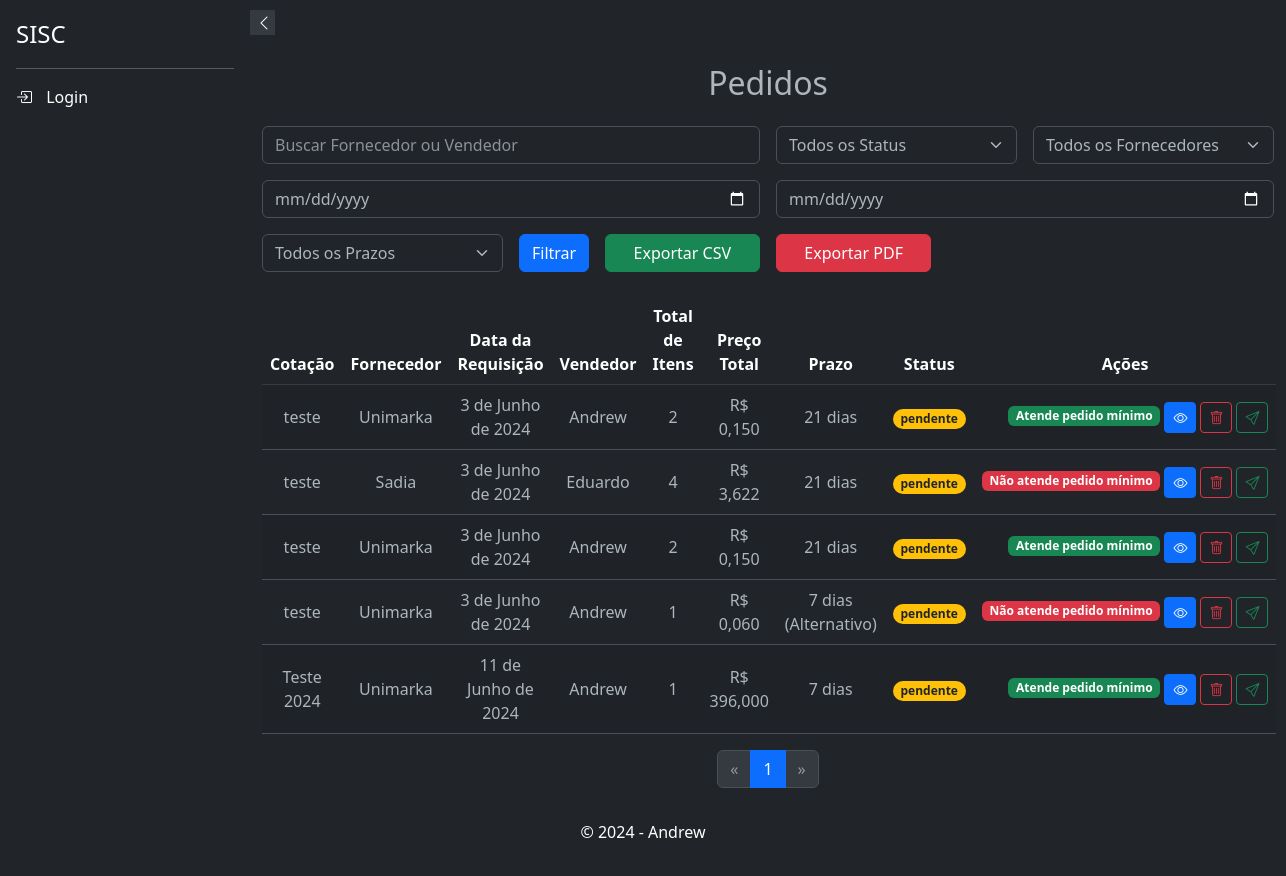
The page /respostas/pedidos/ on the database as committed earlier.
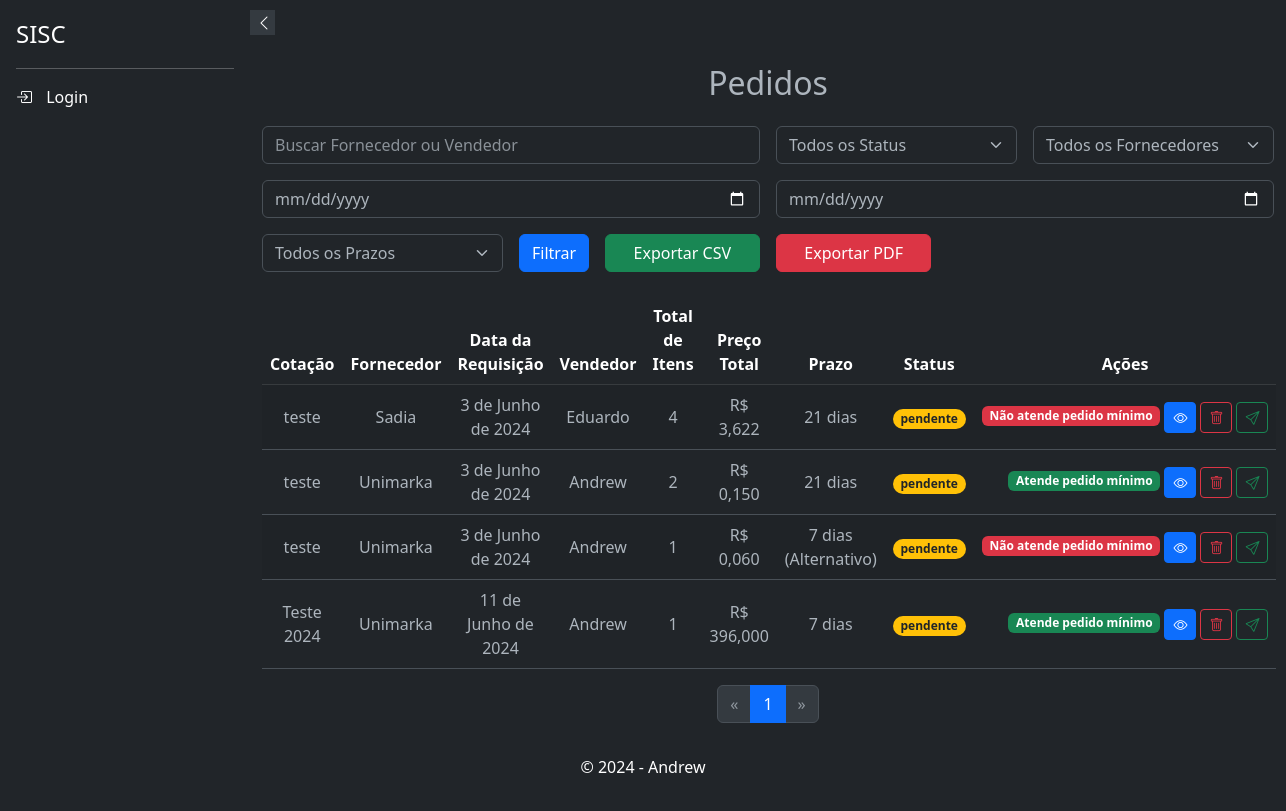
The same page on the database as committed later.
### respostas/models.py (models this page shows, shortened)
class PedidoAgrupado(models.Model):
    fornecedor = models.ForeignKey(Supplier, on_delete=models.CASCADE, verbose_name="Fornecedor")
    cotacao = models.ForeignKey(Cotacao, on_delete=models.CASCADE)
    data_requisicao = models.DateField(verbose_name="Data da Requisição")
    status = models.CharField(max_length=50, choices=[
        ('pendente', 'Pendente'),
        ('concluido', 'Concluído'),
        ('cancelado', 'Cancelado'),
    ], default='pendente', verbose_name="Status do Pedido")
    usuario_criador = models.ForeignKey(settings.AUTH_USER_MODEL, on_delete=models.SET_NULL, null=True)
    @property
    def total_itens(self):
        return self.pedidos.count()
    @property
    def preco_total(self):
        return sum(item.preco_total for item in self.pedidos.all())

class Pedido(models.Model):
    produto = models.ForeignKey(Product, on_delete=models.CASCADE, verbose_name="Produto")
    quantidade = models.DecimalField(max_digits=10, decimal_places=3, verbose_name="Quantidade")
    tipo_volume = models.CharField(max_length=50, choices=Product.UNIDADE_CHOICES, verbose_name="Tipo de Volume")
    preco = models.DecimalField(max_digits=10, decimal_places=3, verbose_name="Preço")
    prazo_alternativo_selecionado = models.BooleanField(default=False, verbose_name="Prazo Alternativo Selecionado")
    prazo_alternativo = models.PositiveIntegerField(null=True, blank=True, verbose_name="Prazo Alternativo")
    observacoes = models.TextField(blank=True, null=True, verbose_name="Observações")
    pedido_agrupado = models.ForeignKey(PedidoAgrupado, related_name='pedidos', on_delete=models.CASCADE, verbose_name="Pedido Agrupado", null=True, default=None)
    @property
    def preco_total(self):
        if self.tipo_volume in ['Cx', 'Dp', 'Fd', 'Pct', 'Tp']:  # Tipos de volume que consideram quantidade por volume
            quantidade_unitaria = self.produto.quantidade_por_volume or 1
            return self.preco * self.quantidade * quantidade_unitaria
        elif self.tipo_volume == 'Kg':  # Considerando que 'Kg' representa quilo
            return self.preco * self.quantidade
        else:
            return self.preco * self.quantidade
    class Meta:
        verbose_name = "Pedido"
        verbose_name_plural = "Pedidos"

### cotacao/models.py (models this page shows, shortened)
class Cotacao(models.Model):
    uuid = models.UUIDField(default=uuid.uuid4, editable=False, unique=True)
    nome = models.CharField(max_length=200)
    departamento = models.ForeignKey(Departamento, on_delete=models.SET_NULL, null=True )
    usuario_criador = models.ForeignKey(settings.AUTH_USER_MODEL, on_delete=models.CASCADE, related_name='cotacoes_criadas', null=True, )
    data_abertura = models.DateField()
    data_fechamento = models.DateField()
    status = models.CharField(max_length=10, default='ativo', choices=[('ativo', 'Aberto'), ('inativo', 'Fechado')])
    prazo = models.IntegerField(
                                    choices=[(0, 'à vista'), (7, '7 dias'), (14, '14 dias'), (21, '21 dias'), (28, '28 dias')],
                                    default=21,
                                    help_text='Prazo para os produtos'
                                    )
    class Meta:
        verbose_name = _('Cotação')
        verbose_name_plural = _('Cotações')
        ordering = ['data_abertura']
        indexes = [
            models.Index(fields=['departamento']),
            models.Index(fields=['status']),
            models.Index(fields=['data_abertura']),
        ]

### suppliers/models.py (models this page shows, shortened)
class Supplier(models.Model):
    user = models.ForeignKey(settings.AUTH_USER_MODEL, on_delete=models.CASCADE, blank=True, null=True)
    name = models.CharField(max_length=255)
    email = models.EmailField(unique=True)
    phone_regex = RegexValidator(regex=r'^\+?\d{10,15}$', message="Número de telefone no formato: '+999999999'. Até 15 dígitos.", )
    phone = models.CharField(validators=[phone_regex], max_length=17, blank=True)
    company = models.CharField(max_length=255, null=True, blank=True)
    cnpj = models.CharField(max_length=18, unique=True, validators=[validate_cnpj], null=True, blank=True)
    active = models.BooleanField(default=True, verbose_name="Ativo")
    address_line_1 = models.CharField("Endereço", max_length=255, null=True, blank=True)
    address_line_2 = models.CharField("Complemento", max_length=255, null=True, blank=True)
    city = models.CharField("Cidade", max_length=100, null=True, blank=True)
    state = models.CharField("Estado", max_length=50, null=True, blank=True)
    zip_code = models.CharField("CEP", max_length=10, null=True, blank=True)
    minimum_order_value = models.DecimalField("Valor Mínimo para Pedido", max_digits=10, decimal_places=3, validators=[MinValueValidator(0)], null=True, blank=True)
    order_response_deadline = models.TimeField("Prazo de Resposta para Pedidos", null=True, blank=True)
    departments = models.ManyToManyField('products.Departamento', related_name='suppliers', blank=True)
    categories = models.ManyToManyField(Category, blank=True, verbose_name="Categorias")
    subcategories = models.ManyToManyField(Subcategory, blank=True, verbose_name="Subcategorias")
    brands = models.ManyToManyField(Brand,  blank=True, verbose_name="Marcas")
    created_at = models.DateTimeField(auto_now_add=False, default=datetime.datetime.now, null=True, blank=True)
    updated_at = models.DateTimeField(auto_now=True, verbose_name="Atualizado em")
    deleted = models.BooleanField(default=False)
    holiday_cover_name = models.CharField("Nome do Fornecedor de Férias", max_length=255, null=True, blank=True)
    holiday_cover_email = models.EmailField("Email do Fornecedor de Férias", null=True, blank=True)
    holiday_cover_phone = models.CharField("Telefone do Fornecedor de Férias", validators=[phone_regex], max_length=17, blank=True, null=True)
    observation = models.TextField("Observação", null=True, blank=True)
    delivery_days = models.CharField("Dias de Entrega", max_length=100, blank=True, null=True)
    quality_rating = models.IntegerField(default=0, blank=True, null=True)
    delivery_time_rating = models.IntegerField(default=0, blank=True, null=True)
    price_rating = models.IntegerField(default=0, blank=True, null=True)
    reliability_rating = models.IntegerField(default=0, blank=True, null=True)
    flexibility_rating = models.IntegerField(default=0, blank=True, null=True)
    partnership_rating = models.IntegerField(default=0, blank=True, null=True)
    comments = models.TextField("Comentários", max_length=100, blank=True, null=True)
    billing_deadline_choices = [
        ('1-2', '1 a 2 dias úteis'),
        ('3-5', '3 a 5 dias úteis'),
        ('6-10', '6 a 10 dias úteis'),
        ('11-15', '11 a 15 dias úteis'),
        ('15+', 'Mais de 15 dias úteis'),
        ('negotiable', 'A combinar')
    ]
    billing_deadline = models.CharField(max_length=20, choices=billing_deadline_choices, default='1-2', verbose_name="Prazo de Faturamento")
    specific_billing_deadline = models.CharField(max_length=50, blank=True, null=True, verbose_name="Prazo Específico de Faturamento")
    class Meta:
        ordering = ['name']

### products/models.py (models this page shows, shortened)
class Product(models.Model):
    UNIDADE_CHOICES = (
        ('mm', 'Milímetro'),
        ('cm', 'Centímetro'),
        ('m', 'Metro'),
    )
    UNIDADE_DE_MEDIDA_CHOICES = [
        ('Kg', 'Quilo'),
        ('Dp', 'Display'),
        ('Un', 'Unidade'),
        ('Cx', 'Caixa'),
        ('Fd', 'Fardo'),
        ('Pct', 'Pacote'),
        ('Sch', 'Sache'),
        ('Tp', 'Take Profit'),
    ]
    id = models.AutoField(primary_key=True)
    ean = models.CharField(max_length=13, unique=True, blank=True, null=True)
    sku = models.CharField("SKU", max_length=255, unique=True, blank=True, null=True)
    name = models.CharField(max_length=255)
    brand = models.ForeignKey(Brand, on_delete=models.PROTECT, related_name='products', blank=True, null=True)
    product_line = models.ForeignKey(ProductLine, on_delete=models.PROTECT, related_name='products', blank=True, null=True)
    department = models.ForeignKey(Departamento, on_delete=models.PROTECT, related_name='products', blank=True, null=True)
    category = models.ForeignKey(Category, on_delete=models.PROTECT, related_name='products', blank=True, null=True)
    subcategory = models.ForeignKey(Subcategory, on_delete=models.PROTECT, related_name='products', blank=True, null=True)
    status = models.BooleanField(default=True)
    photo = models.ImageField(upload_to='products/', blank=True, null=True)
    notas = models.TextField("Notas", blank=True, null=True)
    descricao = models.TextField(_("Descrição"), max_length=50, blank=True)
    preco_de_custo = models.DecimalField(_("Preço de Custo"), max_digits=10, decimal_places=3, blank=True, null=True)
    altura_embalagem = models.DecimalField(max_digits=10, decimal_places=3, blank=True, null=True, verbose_name='Altura da Embalagem')
    largura_embalagem = models.DecimalField(max_digits=10, decimal_places=3, blank=True, null=True, verbose_name='Largura da Embalagem')
    comprimento_embalagem = models.DecimalField(max_digits=10, decimal_places=3, blank=True, null=True, verbose_name='Comprimento da Embalagem')
    espessura_embalagem = models.DecimalField(max_digits=10, decimal_places=3, blank=True, null=True, verbose_name='Espessura da Embalagem')
    raio_embalagem = models.DecimalField(max_digits=10, decimal_places=3, blank=True, null=True, verbose_name='Raio da Embalagem')
    unidade_altura = models.CharField(max_length=2, choices=UNIDADE_CHOICES, blank=True, null=True, verbose_name='Unidade de Medida Altura')
    unidade_largura = models.CharField(max_length=2, choices=UNIDADE_CHOICES, blank=True, null=True, verbose_name='Unidade de Medida Largura')
    unidade_comprimento = models.CharField(max_length=2, choices=UNIDADE_CHOICES, blank=True, null=True, verbose_name='Unidade de Medida Comprimento')
    unidade_espessura = models.CharField(max_length=2, choices=UNIDADE_CHOICES, blank=True, null=True, verbose_name='Unidade de Medida Espessura')
    unidade_raio = models.CharField(max_length=2, choices=UNIDADE_CHOICES, blank=True, null=True, verbose_name='Unidade de Medida Raio')
    unidade_de_medida = models.CharField(_("Unidade de Medida"), max_length=50, blank=True, null=True, choices=UNIDADE_DE_MEDIDA_CHOICES)
    quantidade_por_volume = models.PositiveIntegerField(blank=True, null=True, verbose_name='Quantidade por Volume')
    data_de_validade = models.DateField(_("Data de Validade"), blank=True, null=True)
    history = HistoricalRecords()

### respostas/views.py (the view, shortened to what this page needs)
# urls.py: path('pedidos/', ListarPedidosView.as_view(), name='listar_pedidos'),
class ListarPedidosView(ListView):
    model = PedidoAgrupado
    template_name = 'respostas/listar_pedidos.html'
    context_object_name = 'pedidos_agrupados'
    paginate_by = 10
    def get_queryset(self):
        queryset = super().get_queryset()
        query = self.request.GET.get('q')
        status = self.request.GET.get('status')
        fornecedor_id = self.request.GET.get('fornecedor')
        start_date = self.request.GET.get('start_date')
        end_date = self.request.GET.get('end_date')
        prazo = self.request.GET.get('prazo')
        if status:
            queryset = queryset.filter(status=status)
        if fornecedor_id:
            queryset = queryset.filter(fornecedor_id=fornecedor_id)
        if start_date and end_date:
            start_date = timezone.make_aware(datetime.strptime(start_date, '%Y-%m-%d'))
            end_date = timezone.make_aware(datetime.strptime(end_date, '%Y-%m-%d') + timedelta(days=1))
            queryset = queryset.filter(data_requisicao__range=(start_date, end_date))
        return queryset.distinct()
    def get_context_data(self, **kwargs):
        context = super().get_context_data(**kwargs)
        context['fornecedores'] = Supplier.objects.all()
        return context

### respostas/templates/respostas/listar_pedidos.html (shortened to what the changed rows need)
{% extends 'base.html' %}
{% block content %}
<h2 class="my-4 text-center">Pedidos</h2>
<div class="container">
    {% if pedidos_agrupados %}
    <table class="table table-striped table-hover">
        <thead class="table-dark">
            <tr class="text-center">
                <th>Cotação</th>
                <th>Fornecedor</th>
                <th>Data da Requisição</th>
                <th>Vendedor</th>
                <th>Total de Itens</th>
                <th>Preço Total</th>
                <th>Prazo</th>
                <th>Status</th>
                <th>Ações</th>
            </tr>
        </thead>
        <tbody>
            {% for pedido_agrupado in pedidos_agrupados %}
            {% if pedido_agrupado.pk %}
            <tr class="text-center align-middle">
                <td>{{ pedido_agrupado.cotacao.nome }}</td>
                <td>{{ pedido_agrupado.fornecedor.company }}</td>
                <td>{{ pedido_agrupado.data_requisicao }}</td>
                <td>{{ pedido_agrupado.fornecedor.name }}</td>
                <td>{{ pedido_agrupado.total_itens }}</td>
                <td>R$ {{ pedido_agrupado.preco_total|floatformat:3 }}</td>
                <td>
                    {% if pedido_agrupado.pedidos.first.prazo_alternativo_selecionado and pedido_agrupado.pedidos.first.prazo_alternativo %}
                      {{ pedido_agrupado.pedidos.first.prazo_alternativo }} dias (Alternativo)
                    {% else %}
                      {{ pedido_agrupado.cotacao.prazo }} dias
                    {% endif %}
                </td>
                <td>
                    <span class="badge rounded-pill
                        {% if pedido_agrupado.status == 'pendente' %}bg-warning text-dark
                        {% elif pedido_agrupado.status == 'concluido' %}bg-success
                        {% elif pedido_agrupado.status == 'cancelado' %}bg-danger
                        {% endif %}
                    ">
                        {{ pedido_agrupado.status }}
                    </span>
                </td>
                <td>
                    <div class="d-flex justify-content-end">
                        <div class="d-inline-block me-1">
                            {% if pedido_agrupado.preco_total < pedido_agrupado.fornecedor.minimum_order_value %}
                            <span class="badge bg-danger" data-bs-toggle="tooltip" data-bs-placement="top" title="Pedido mínimo: R$ {{ pedido_agrupado.fornecedor.minimum_order_value|floatformat:3 }}">Não atende pedido mínimo</span>
                            {% else %}
                                <span class="badge bg-success" data-bs-toggle="tooltip" data-bs-placement="top" title="Pedido mínimo: R$ {{ pedido_agrupado.fornecedor.minimum_order_value|floatformat:3 }}">Atende pedido mínimo</span>
                            {% endif %}
                        </div>
                        {% if pedido_agrupado.pk %}
                        <a href="{% url 'respostas:detalhes_pedido_agrupado' pedido_agrupado.pk %}" class="btn btn-primary btn-sm me-1" data-bs-toggle="tooltip" data-bs-placement="top" title="Ver Detalhes"><i class="bi bi-eye"></i></a>
                        <button type="button" class="btn btn-outline-danger btn-sm me-1" data-bs-toggle="modal" data-bs-target="#confirmDeleteModal" data-url="{% url 'respostas:deletar_pedido_agrupado' pedido_agrupado.pk %}" data-bs-placement="top" title="Deletar Pedido"><i class="bi bi-trash"></i></button>
                        <button type="button" class="btn btn-outline-success btn-sm" data-bs-toggle="modal" data-bs-target="#confirmSendModal" data-url="{% url 'respostas:enviar_pedido' pedido_agrupado.pk %}" data-bs-placement="top" title="Enviar Pedido"><i class="bi bi-send"></i></button>
                        {% endif %}
                    </div>
                </td>
            </tr>
            {% endif %}
            {% endfor %}
        </tbody>
    </table>
    <nav aria-label="Page navigation">
        <ul class="pagination justify-content-center">
            {% for num in page_obj.paginator.page_range %}
                {% if page_obj.number == num %}
                    <li class="page-item active"><a class="page-link" href="#">{{ num }}</a></li>
                {% endif %}
            {% endfor %}
        </ul>
    </nav>
    {% else %}
    <div class="alert alert-info text-center">Nenhum pedido encontrado.</div>
    {% endif %}
</div>
{% endblock %}

Rows that differ between the two databases and show on the page:
removed PedidoAgrupado: cotacao.nome "teste", fornecedor.company "Unimarka", data_requisicao "3 de Junho de 2024", fornecedor.name "Andrew", total_itens "2", preco_total "0,150", cotacao.prazo "21", status "pendente"
